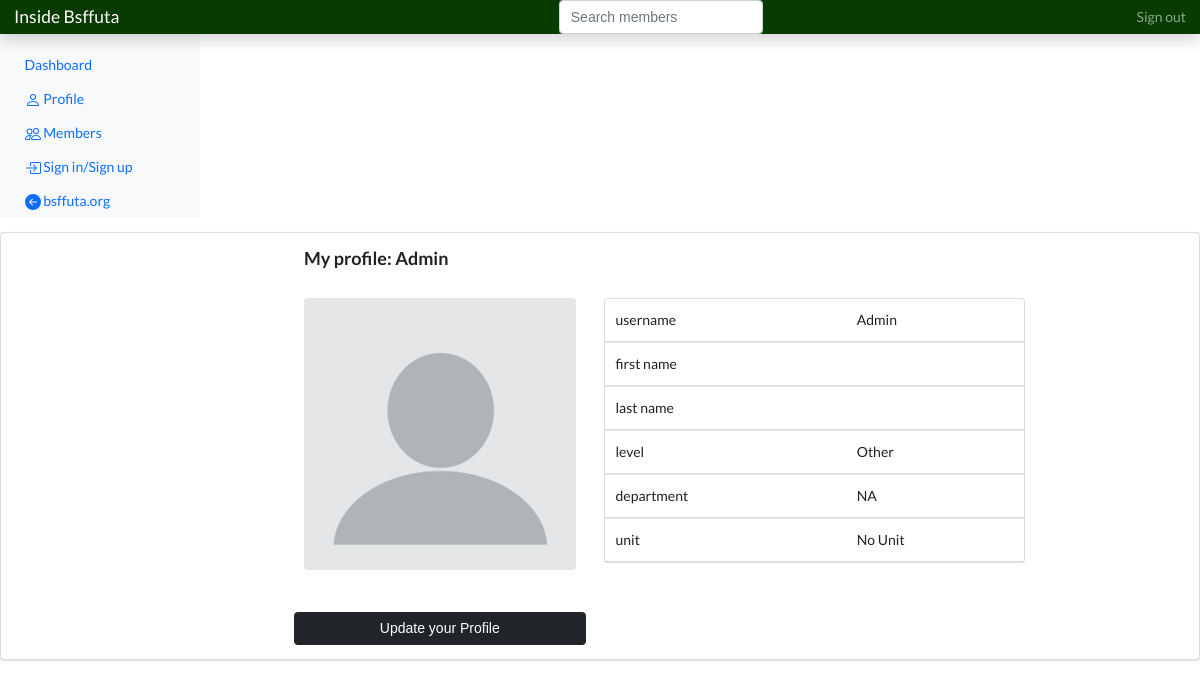
Page /my_profile (signed in) on the committed database.
### bsfapp/models.py (models this page shows)
class Profile(models.Model):
    UNIT_CHOICES = [
        ('No Unit', 'No Unit'),
        ('Bible Study Unit', 'Bible Study Unit'),
        ('Welfare Unit', 'Welfare Unit'),
        ('Evangelism Unit', 'Evangelism Unit'),
        ('Publicity Unit', 'Publicity Unit'),
        ('Organizing Unit', 'Organizing Unit'),
        ('Ushering Unit', 'Ushering Unit'),
        ('Choir Unit', 'Choir Unit'),
        ('Academic Unit', 'Academic Unit'),
        ('Drama Unit', 'Drama Unit'),
        ('Prayer Unit', 'Prayer Unit')
    ]
    AREA_CHOICES = [
        ('Apatapiti', 'Apatapiti'),
        ('West Gate', 'West Gate'),
        ('Stateline', 'Stateline'),
        ('Akindeko', 'Akindeko'),
        ('Jibowu', 'Jibowu'),
        ('New Hostel male', 'New Hostel male'),
        ('New Hostel female', 'New Hostel female'),
        ('Road Block', 'Road Block'),
        ('Secretariat Area', 'Secretariat Area'),
        ('North Gate', 'North Gate'),
        ('Zion-Alejolowo', 'Zion-Alejolowo'),
        ('Jadesola', 'Jadesola'),
        ('Adeniyi', 'Adeniyi'),
        ('Abiola', 'Abiola'),
        ('WESCO area', 'WESCO area'),
        ('FUTASCOOPS', 'FUTASCOOPS'),
        ('Akad', 'Akad'),
        ('BSF Auditorium area', 'BSF Auditorium area'),
        ('Cassava/Oritaobele area', 'Cassava/Oritaobele area'),
        ('Embassy', 'Embassy'),
        ('Aba Area', 'Aba Area'),
        ('Redemption Area', 'Redemption Area'),
        ('Other', 'Other')
    ]
    LEVEL_CHOICES = [
        ('100 Level', '100 Level',),
        ('200 Level', '200 Level'),
        ('Pre-degree/UABS', 'Pre-degree/UABS'),
        ('300 Level', '300 Level'),
        ('400 Level', '400 Level'),
        ('Final Year', 'Final Year'),
        ('Other', 'Other')
    ]
    GENDER_CHOICES = [
        ('male', 'male'),
        ('female', 'female'),
    ]
    user = models.ForeignKey(User, on_delete=models.CASCADE)
    first_name = models.CharField('First Name', max_length=100, null='False')
    last_name = models.CharField('Last Name', max_length=100, null='False')
    gender = models.CharField(max_length=50, choices= GENDER_CHOICES, default='NA', null='False')
    email_address = models.EmailField('Email Address', blank=True, unique=True)
    level = models.CharField(max_length=50, choices= LEVEL_CHOICES, default='Other', null='False')
    department = models.CharField('Department', max_length=100, null='False', default='NA')
    unit = models.CharField(max_length=50, choices= UNIT_CHOICES, default='No Unit', null='False')
    area = models.CharField(max_length=50, choices= AREA_CHOICES, default='Other', null='False')
    address = models.CharField('Address', max_length=50, null='False', default='NA')
    phone_number = models.CharField('Phone Number', max_length=25, null='False', default='NA')
    birthday = models.DateField('Birthday', auto_now=False, auto_now_add=False, null='False', default='2000-01-01')
    avatar = models.ImageField(default='avatar.png', upload_to='avatars/')
    updated = models.DateTimeField(auto_now=True)
    created = models.DateTimeField(auto_now_add=True)

### bsfapp/views.py (the view)
# urls.py: path('my_profile', views.profile_form, name='profile-form'),
def profile_form(request):
    try:
        profile = Profile.objects.get(user = request.user.id)
        submitted = False
        if request.method == 'POST':
            form = ProfileForm(request.POST, request.FILES, instance=profile) #Note that request.FILES is the second positional argument used to get the image upload on the profile update to be saved in the form
            if form.is_valid():
                submitted = True
                form.save()
                return HttpResponseRedirect('/my_profile')
        else:
            form = ProfileForm
            if 'submitted' in request.GET:
                submitted = True
        context = {
            'profile':profile,
            'form':form,
            'submitted': submitted,
        }
        return render(request, 'profile.html', context)
    except Exception as e:
        return render(request, 'profile.html')

### templates/profile.html (shortened to what this page needs)
{% extends 'base.html' %}
{% load static %}
{% load bootstrap5 %}
{% block content %}
        <link rel="stylesheet" href="http://code.jquery.com/ui/1.11.0/themes/smoothness/jquery-ui.css">
<div class="ui segment">
  <div class="ui grid">
      <div class='row'>
        <div class='four wide column'></div>
        <div class='ten wide column'>
          <h3>My profile: {{request.user}}</h3>
        </div>
      </div>
    <div class='row'>
      <div class='four wide column'></div>
      <div class='four wide column'>
        <img class="ui medium rounded image" src="{{profile.avatar.url}}">
        <div class="row mt-5">
            <button type="button" class="btn btn-dark" data-bs-toggle="modal" data-bs-target="#exampleModal" data-bs-whatever="@mdo">Update your Profile</button>
        </div>
      </div>
      <div class='six wide column'>
        <table class="ui table">
            <tbody>
              <tr>
                <td>username</td>
                <td>{{profile.user}}</td>
              </tr>
              <tr>
                <td>first name</td>
                <td>{{profile.first_name}}</td>
              </tr>
              <tr>
                <td>last name</td>
                <td>{{profile.last_name}}</td>
              </tr>
              <tr>
                <td>level</td>
                <td>{{profile.level}}</td>
              </tr>
              <tr>
                <td>department</td>
                <td>{{profile.department}}</td>
              </tr>
              <tr>
                <td>unit</td>
                <td>{{profile.unit}}</td>
              </tr>
            </tbody>
        </table>
      </div>
    </div>
  </div>
</div>
{% endblock content %}

### rows in the picture
Profile: avatar (placeholder picture), user "Admin", level "Other", department "NA", unit "No Unit"

### other values in the picture
{{ request.user }} "Admin"
